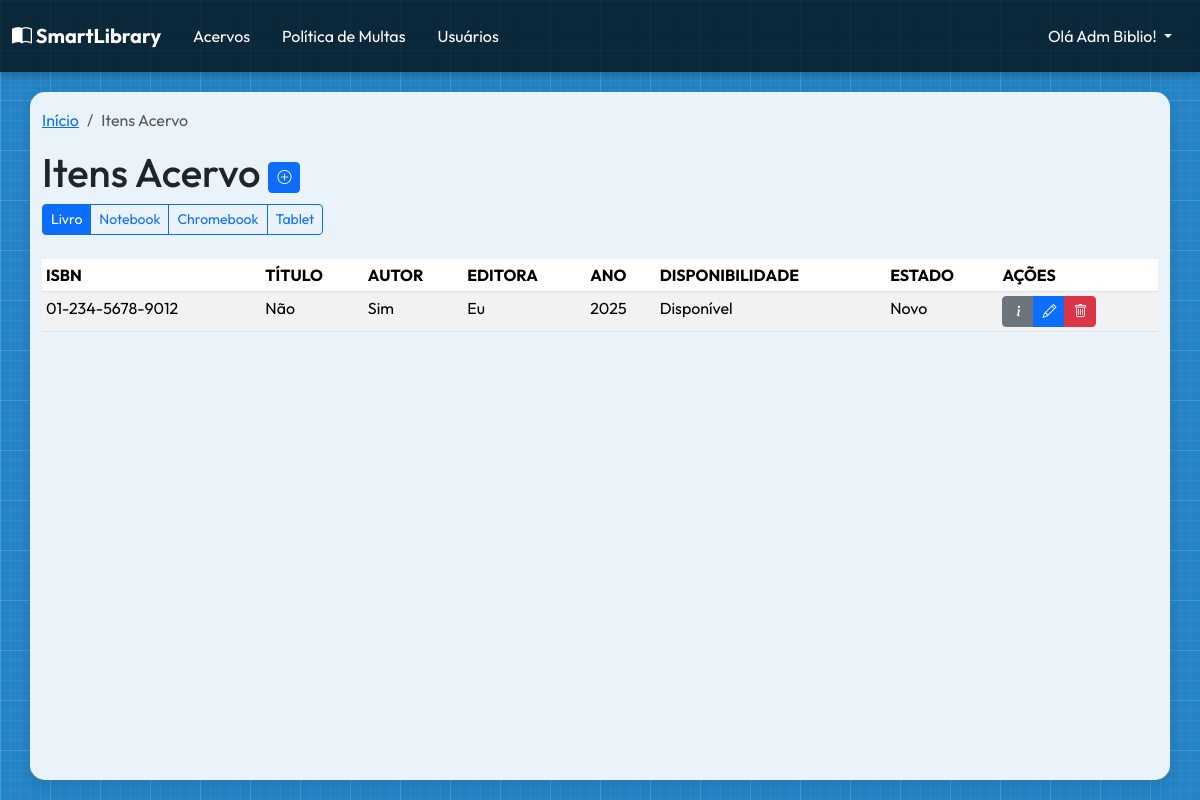
Before: /collection-item/ (signed in) with the older database file.
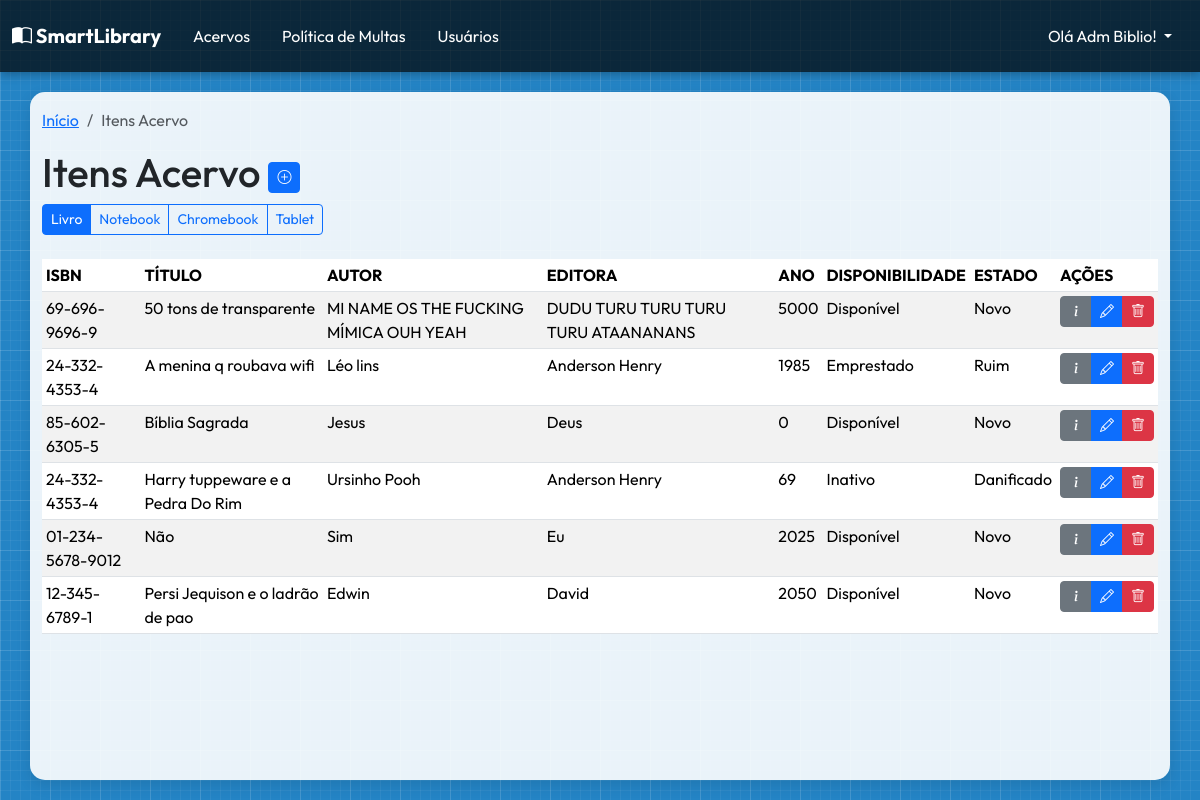
After: the same page with the newer database file.
### user/models.py (models this page shows, shortened)
class User(AbstractUser):
    LEITOR = 0
    FUNCIONARIO = 1
    BIBLIOTECARIO = 2
    STATUS_ATIVO = 0
    STATUS_BLOQUEADO = 1
    STATUS_SUSPENSO = 2
    USERS_TYPES_LIST = [
        (LEITOR, "Leitor"),
        (FUNCIONARIO, "Funcionário"),
        (BIBLIOTECARIO, "Bibliotecário"),
    ]
    STATUS_CHOICES = [
        (STATUS_ATIVO, "Ativo"),
        (STATUS_BLOQUEADO, "Bloqueado"),
        (STATUS_SUSPENSO, "Suspenso"),
    ]
    type_user = models.PositiveSmallIntegerField(
        choices=USERS_TYPES_LIST, default=LEITOR, verbose_name="Tipo de Usuário"
    )
    status = models.PositiveSmallIntegerField(
        choices=STATUS_CHOICES, default=STATUS_ATIVO, verbose_name="Status"
    )
    last_modified_by = models.ForeignKey(
        "self",
        on_delete=models.SET_NULL,
        null=True,
        blank=True,
        related_name="modifier",
    )
    username = models.CharField(
        max_length=150,
        unique=True,
        verbose_name="Nome Completo",
        validators=[validate_name],
        help_text="Digite seu nome e sobrenome com letra maiúscula no começo",
    )
    cpf = models.CharField(
        max_length=11,
        unique=True,
        verbose_name="CPF",
        validators=[MinLengthValidator(11), validate_cpf],
        help_text="Não use pontos nem traços",
    )
    phone = models.CharField(
        max_length=11,
        verbose_name="Telefone",
        validators=[MinLengthValidator(10), validate_phone],
        help_text="Digite seu número de celular ou telefone fixo, adicione também seu DDD.",
    )
    cgm = models.CharField(
        max_length=10,
        blank=True,
        null=True,
        unique=True,
        verbose_name="CGM",
        validators=[validate_cgm],
        help_text="Código Geral de Matrícula (10 dígitos)",
    )
    USERNAME_FIELD = "username"
    REQUIRED_FIELDS = ["email", "phone", "cpf"]
    class Meta:
        verbose_name = "Usuário"
        verbose_name_plural = "Usuários"
        ordering = ["type_user", "username"]
    def __str__(self):
        return self.username

### collection_item/models.py (models this page shows, shortened)
class CollectionItem(models.Model):
    LIVRO = 0
    NOTEBOOK = 1
    CHROMEBOOK = 2
    TABLET = 3
    COLLECTION_TYPES = [
        (LIVRO, "Livro"),
        (NOTEBOOK, "Notebook"),
        (CHROMEBOOK, "Chromebook"),
        (TABLET, "Tablet"),
    ]
    type = models.PositiveSmallIntegerField(
        choices=COLLECTION_TYPES,
        default=LIVRO,
        verbose_name="Tipo de Acervo",
        null=False,
        blank=False,
    )
    NOVO = 0
    BOM = 1
    REGULAR = 2
    RUIM = 3
    DANIFICADO = 4
    ESTADO_CONSEVACAO = {
        NOVO: "Novo",
        BOM: "Bom",
        REGULAR: "Regular",
        RUIM: "Ruim",
        DANIFICADO: "Danificado",
    }
    preservation = models.PositiveSmallIntegerField(
        verbose_name="Estado de Conservação",
        choices=ESTADO_CONSEVACAO,
        null=False,
        blank=False,
        default=NOVO,
    )
    DISPONIVEL = 0
    EMPRESTADO = 1
    RESERVADO = 2
    INATIVO = 3
    ESTADO_DISPONIVEL = {
        DISPONIVEL: "Disponível",
        EMPRESTADO: "Emprestado",
        RESERVADO: "Reservado",
        INATIVO: "Inativo",
    }
    availability = models.PositiveSmallIntegerField(
        verbose_name="Disponibilidade",
        choices=ESTADO_DISPONIVEL,
        null=False,
        blank=False,
        default=DISPONIVEL,
    )
    class Meta:
        verbose_name = "Item do Acervo"
        verbose_name_plural = "Itens do Acervo"
        ordering = ["type", "availability", "preservation"]
    def preservation_display(self):
        return self.ESTADO_CONSEVACAO.get(self.preservation, "Desconhecido")
    def availability_display(self):
        return self.ESTADO_DISPONIVEL.get(self.availability, "Desconhecido")

class Book(CollectionItem):
    isbn = models.CharField(
        verbose_name="ISBN",
        max_length=13,
        help_text="Digite apenas números",
        validators=[validate_isbn],
    )
    title = models.CharField(verbose_name="Título da Obra", max_length=100)
    author = models.CharField(verbose_name="Autor da Obra", max_length=50)
    publisher = models.CharField(verbose_name="Editora da Obra", max_length=50)
    year_pub = models.IntegerField(verbose_name="Ano de Publicação")
    class Meta:
        verbose_name = "Livro"
        verbose_name_plural = "Livros"
        ordering = ["title"]
    def isbn_display(self):
        isbn = self.isbn
        if isbn != 13:
            return isbn[:2] + "-" + isbn[2:5] + "-" + isbn[5:9] + "-" + isbn[9:]

class CollectionItem(models.Model):
    LIVRO = 0
    NOTEBOOK = 1
    CHROMEBOOK = 2
    TABLET = 3
    COLLECTION_TYPES = [
        (LIVRO, "Livro"),
        (NOTEBOOK, "Notebook"),
        (CHROMEBOOK, "Chromebook"),
        (TABLET, "Tablet"),
    ]
    type = models.PositiveSmallIntegerField(
        choices=COLLECTION_TYPES,
        default=LIVRO,
        verbose_name="Tipo de Acervo",
        null=False,
        blank=False,
    )
    NOVO = 0
    BOM = 1
    REGULAR = 2
    RUIM = 3
    DANIFICADO = 4
    ESTADO_CONSEVACAO = {
        NOVO: "Novo",
        BOM: "Bom",
        REGULAR: "Regular",
        RUIM: "Ruim",
        DANIFICADO: "Danificado",
    }
    preservation = models.PositiveSmallIntegerField(
        verbose_name="Estado de Conservação",
        choices=ESTADO_CONSEVACAO,
        null=False,
        blank=False,
        default=NOVO,
    )
    DISPONIVEL = 0
    EMPRESTADO = 1
    RESERVADO = 2
    INATIVO = 3
    ESTADO_DISPONIVEL = {
        DISPONIVEL: "Disponível",
        EMPRESTADO: "Emprestado",
        RESERVADO: "Reservado",
        INATIVO: "Inativo",
    }
    availability = models.PositiveSmallIntegerField(
        verbose_name="Disponibilidade",
        choices=ESTADO_DISPONIVEL,
        null=False,
        blank=False,
        default=DISPONIVEL,
    )
    class Meta:
        verbose_name = "Item do Acervo"
        verbose_name_plural = "Itens do Acervo"
        ordering = ["type", "availability", "preservation"]
    def preservation_display(self):
        return self.ESTADO_CONSEVACAO.get(self.preservation, "Desconhecido")
    def availability_display(self):
        return self.ESTADO_DISPONIVEL.get(self.availability, "Desconhecido")

### collection_item/views.py (the view)
class CollectionItemListView(LoginRequiredMixin, ListView):
    template_name = "collection_item/collectionitem_list.html"
    context_object_name = "items_list"
    def get_queryset(self):
        self.selected_type = int(self.request.GET.get("type", 0))
        if self.selected_type == CollectionItem.LIVRO:
            return Book.objects.all()
        else:
            return Equipment.objects.filter(type=self.selected_type)
    def get_context_data(self, **kwargs):
        context = super().get_context_data(**kwargs)
        context["collection_types"] = CollectionItem.COLLECTION_TYPES
        context["selected_type"] = self.selected_type
        return context

### collection_item/templates/collection_item/collectionitem_list.html (shortened to what this page needs)
{%extends "base.html"%}
{% block breadcrumbs %}
    <ol class="breadcrumb">
        <li class="breadcrumb-item"><a href="{% url "home_page" %}">Início</a></li>
        <li class="breadcrumb-item active" aria-current="page">Itens Acervo</li>
    </ol>
{% endblock breadcrumbs %}
{% block main_content %}
    <h1>Itens Acervo {% if user.type_user == 2 %} <a href="{% url "collection_item_create" %}" class="btn btn-primary btn-sm" data-bs-toggle="tooltip" data-bs-title="Cadastrar Item de Acervo"><i class="bi bi-plus-circle"></i></a>{% endif %}</h1>
        <div class="btn-group mb-4" role="group">
            {% for type_value, type_name in collection_types %}
            <a href="?type={{type_value}}" class="btn btn-sm {% if selected_type == type_value %}btn-primary{% else %}btn-outline-primary{% endif %}">{{type_name}}</a>
            {% endfor %}
        </div>
    <div class="table-responsive" id="id-equipment-table">
        <table class="table table-striped table-hover table-sm">
            <thead>
                <tr>
                    {% if selected_type == 0 %}
                        <th>ISBN</th>
                        <th>TÍTULO</th>
                        <th>AUTOR</th>
                        <th>EDITORA</th>
                        <th>ANO</th>
                    {% else %}
                        <th>NÚMERO DE SÉRIE</th>
                        <th>MODELO/MARCA</th>
                        <th>ESPECIFICAÇÃO</th>
                    {% endif %}
                    <th>DISPONIBILIDADE</th>
                    <th>ESTADO</th>
                    <th>AÇÕES</th>
                </tr>
            </thead>
            <tbody>
                {% for item in items_list %}
                <tr>
                    {% if selected_type == 0 %}
                        <td>{{item.isbn_display}}</td>
                        <td>{{item.title}}</td>
                        <td>{{item.author}}</td>
                        <td>{{item.publisher}}</td>
                        <td>{{item.year_pub}}</td>
                    {% else %}
                        <td>{{item.serial_number}}</td>
                        <td>{{item.brand}}</td>
                        <td>{{item.specifications|truncatechars:50}}</td>
                    {% endif %}
                    <td>{{item.availability_display}}</td>
                    <td>{{item.preservation_display}}</td>
                    <td>
                        <div class="btn-group">
                            <a href="{% url "collection_item_detail" pk=item.id %}" class="btn btn-secondary btn-sm" data-bs-toggle="tooltip" data-bs-title="Informações do Item"><i class="bi bi-info-lg"></i></a>
                            {% if user.type_user == 2 %}
                            <a href="{% url 'collection_item_update' item.id %}" class="btn btn-sm btn-primary" title="Editar Item" data-bs-toggle="tooltip" data-bs-title="Editar Item">
                                <i class="bi bi-pencil"></i>
                            </a>
                            <a href="{% url "collection_item_delete" item.id %}"class="btn btn-sm btn-danger" title="Excluir" data-bs-toggle="tooltip" data-bs-title="Excluir Item" >
                                <i class="bi bi-trash"></i>
                            </a>
                            {% endif %}
                        </div>
                    </td>
                </tr>
                {% empty %}
                <tr>
                    <td colspan="{% if selected_type == 0 %} 8 {% else %} 6 {% endif %}" class="text-center">Nenhum item encontrado</td>
                </tr>
                {% endfor %}
            </tbody>
        </table>
    </div>
    <div class="pagination">
    </div>
{% endblock main_content %}

### templates/base.html (shortened to what this page needs)
{% load static %}
<!DOCTYPE html>
<html lang="pt-br">
<head>
    <link href="https://cdn.jsdelivr.net/npm/bootstrap@5.3.6/dist/css/bootstrap.min.css" rel="stylesheet">
    <link rel="stylesheet" href="{% static "css/style.css" %}">
</head>
<body>
    <header>
        <nav class="navbar navbar-expand-lg" data-bs-theme="dark" style="width: 100%;">
        <div class="container-fluid">
                <div class="logo">
                    <a class="navbar-brand" href="{% url "home_page" %}"><i class="bi bi-book-half"></i> SmartLibrary</a>
                </div>
                <div class="collapse navbar-collapse" id="navbarNavDropdown">
                    <ul class="navbar-nav flex-fill">
                        {% if user.is_authenticated %}
                                <li class="nav-item p-2"><a class="nav-link active button-jump" aria-current="page" href="{% url "collection_item_list" %}">Acervos</a></li>
                            {% if user.type_user == 2 %}
                                <li class="nav-item p-2"><a class="nav-link active button-jump" aria-current="page" href="{% url "delay_policy_list" %}">Política de Multas</a></li>
                                <li class="nav-item p-2">
                                    <a class="nav-link active button-jump" aria-current="page" href="{% url "user_list" %}">Usuários</a>
                                </li>
                            {% endif %}
                        {% endif %}
                    </ul>
                    <ul class="navbar-nav ms-auto">
                        {% if not user.is_authenticated %}
                            <li class="nav-item p-2">
                                <a class="nav-link active button-jump" href="{% url "user_login" %}"><i class="bi bi-person-circle"></i> Entrar</a>
                            </li>
                        {% else %}
                            <li class="nav-item dropdown p-2">
                                <a class="nav-link dropdown-toggle text-white" href="#" role="button" data-bs-toggle="dropdown" aria-expanded="false">
                                    Olá {{ user }}!
                                </a>
                            </li>
                        {% endif %}
                    </ul>
                </div>
            </div>
        </nav>
    </header>
    <main class="container">
        {% block breadcrumbs %}
        {% endblock breadcrumbs %}
        {% block main_content %}
        {% endblock main_content %}
    </main>
</body>
</html>

### static/css/style.css (style rules this page uses)
* { font-family: "Outfit", sans-serif; }
:root { --primary-color: #2484c5; --secondary-color: #f8f9fa; }
body { min-height: 100vh; margin: 0; background-color: var(--primary-color); background-image: linear-gradient(rgba(255, 255, 255, 0.1) 1px, transparent 1px), linear-gradient(90deg, rgba(255, 255, 255, 0.1) 1px, transparent 1px), linear-gradient(rgba(255, 255, 255, 0.05) 1px, transparent 1px), linear-gradient(90deg, rgba(255, 255, 255, 0.05) 1px, transparent 1px); background-size: 50px 50px, 50px 50px, 10px 10px, 10px 10px; position: relative; overflow-x: hidden; display: flex; flex-direction: column; font-family: 'Segoe UI', Tahoma, Geneva, Verdana, sans-serif; }
header { background-color: rgba(0, 0, 0, 0.7); color: white; box-shadow: 0 2px 10px rgba(0, 0, 0, 0.3); display: flex; justify-content: space-between; align-items: center; }
.logo { font-size: 1.5rem; font-weight: bold; display: flex; align-items: center; gap: 10px; }
main { flex: 1; padding: 1rem 2rem; background-color: rgba(255, 255, 255, 0.9); margin: 20px; border-radius: 15px; box-shadow: 0 5px 15px rgba(0, 0, 0, 0.1); }
.button-jump { transition: transform 0.3s ease, box-shadow 0.3s ease; }

Changed rows visible on the page:
added Book: isbn_display "69-696-9696-9", title "50 tons de transparente", author "MI NAME OS THE FUCKING MÍMICA OUH YEAH", publisher "DUDU TURU TURU TURU TURU ATAANANANS", year_pub "5000", availability_display "Disponível", preservation_display "Novo"
added Book: isbn_display "24-332-4353-4", title "A menina q roubava wifi", author "Léo lins", publisher "Anderson Henry", year_pub "1985", availability_display "Emprestado", preservation_display "Ruim"
added Book: isbn_display "85-602-6305-5", title "Bíblia Sagrada", author "Jesus", publisher "Deus", year_pub "0", availability_display "Disponível", preservation_display "Novo"
added Book: isbn_display "24-332-4353-4", title "Harry tuppeware e a Pedra Do Rim", author "Ursinho Pooh", publisher "Anderson Henry", year_pub "69", availability_display "Inativo", preservation_display "Danificado"
added Book: isbn_display "12-345-6789-1", title "Persi Jequison e o ladrão de pao", author "Edwin", publisher "David", year_pub "2050", availability_display "Disponível", preservation_display "Novo"
